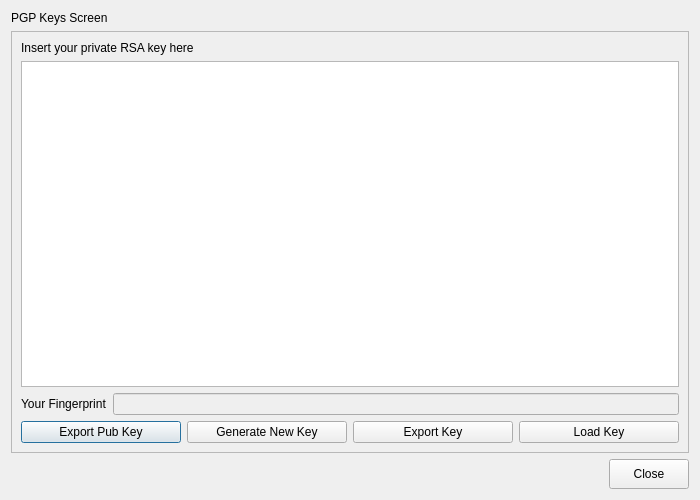
<?xml version="1.0" encoding="UTF-8"?>
<ui version="4.0">
 <class>PGP</class>
 <widget class="QDialog" name="PGP">
  <property name="geometry">
   <rect>
    <x>0</x>
    <y>0</y>
    <width>700</width>
    <height>500</height>
   </rect>
  </property>
  <property name="windowTitle">
   <string>Dialog</string>
  </property>
  <layout class="QVBoxLayout" name="verticalLayout_3">
   <item>
    <widget class="QLabel" name="label_2">
     <property name="text">
      <string>PGP Keys Screen</string>
     </property>
    </widget>
   </item>
   <item>
    <widget class="QSplitter" name="splitter_2">
     <property name="orientation">
      <enum>Qt::Vertical</enum>
     </property>
     <widget class="QFrame" name="frame_2">
      <property name="frameShape">
       <enum>QFrame::StyledPanel</enum>
      </property>
      <property name="frameShadow">
       <enum>QFrame::Raised</enum>
      </property>
      <layout class="QVBoxLayout" name="verticalLayout">
       <item>
        <widget class="QLabel" name="label">
         <property name="text">
          <string>Insert your private RSA key here</string>
         </property>
        </widget>
       </item>
       <item>
        <widget class="QTextEdit" name="textEdit">
         <property name="minimumSize">
          <size>
           <width>0</width>
           <height>200</height>
          </size>
         </property>
        </widget>
       </item>
       <item>
        <layout class="QHBoxLayout" name="horizontalLayout_2">
         <item>
          <widget class="QLabel" name="label_3">
           <property name="text">
            <string>Your Fingerprint</string>
           </property>
          </widget>
         </item>
         <item>
          <widget class="QLineEdit" name="fpLine">
           <property name="enabled">
            <bool>false</bool>
           </property>
          </widget>
         </item>
        </layout>
       </item>
       <item>
        <layout class="QHBoxLayout" name="horizontalLayout_3">
         <item>
          <widget class="QPushButton" name="pushButton_4">
           <property name="text">
            <string>Export Pub Key</string>
           </property>
          </widget>
         </item>
         <item>
          <widget class="QPushButton" name="Generate_key">
           <property name="text">
            <string>Generate New Key</string>
           </property>
          </widget>
         </item>
         <item>
          <widget class="QPushButton" name="Export_Key">
           <property name="text">
            <string>Export Key</string>
           </property>
          </widget>
         </item>
         <item>
          <widget class="QPushButton" name="Load_Key">
           <property name="text">
            <string>Load Key</string>
           </property>
          </widget>
         </item>
        </layout>
       </item>
      </layout>
      <zorder>textEdit</zorder>
      <zorder>label</zorder>
      <zorder>horizontalLayoutWidget</zorder>
     </widget>
    </widget>
   </item>
   <item>
    <layout class="QHBoxLayout" name="horizontalLayout">
     <item>
      <spacer name="horizontalSpacer">
       <property name="orientation">
        <enum>Qt::Horizontal</enum>
       </property>
       <property name="sizeHint" stdset="0">
        <size>
         <width>40</width>
         <height>20</height>
        </size>
       </property>
      </spacer>
     </item>
     <item>
      <widget class="QPushButton" name="pushButton">
       <property name="minimumSize">
        <size>
         <width>80</width>
         <height>30</height>
        </size>
       </property>
       <property name="maximumSize">
        <size>
         <width>80</width>
         <height>30</height>
        </size>
       </property>
       <property name="text">
        <string>Close</string>
       </property>
      </widget>
     </item>
    </layout>
   </item>
  </layout>
 </widget>
 <resources/>
 <connections/>
</ui>
